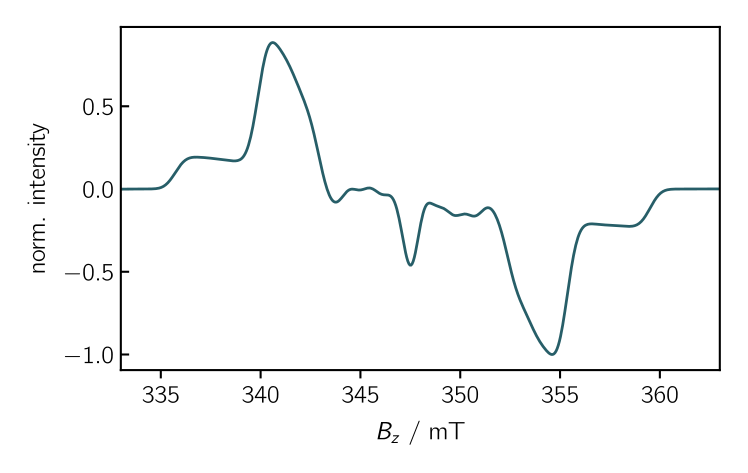

Python code for this plot:
import teacups.classes as cl
import teacups.simulations as sim
import numpy as np
import matplotlib.pyplot as plt

plt.style.use("stylesheet.mplstyle")

Sys = cl.Sys()
Exp = cl.Exp()
SimOpt = cl.SimOpt()

# choose a triplet doublet pair spin system
Sys.spin_system = "tdp"

# set up g-tensors of the radical and the triplet
Sys.g = [2.0059, 2.0059, 2.0059]
Sys.g_tri = [2.003, 2.003, 2.003]

# define triplet ZFS
Sys.D_tri = -500
Sys.E_tri = 50

# define couplings of the radical and the triplet
Sys.J_ex = -400000

Sys.precursor = "triplet-zf"
Sys.population = [0.2, 0.205, 0.2, 0.1, 0.1]

# define decay time and line width
Sys.decay = 1e-6
Sys.width_gauss = 1

# experimental setup
Exp.B_z = np.linspace(333, 363, 550)
Exp.t_scale = [0, 2e-6]
Exp.t_points = 2
Exp.freq_mw = 9.75e9

# simulation options
SimOpt.grid = "sophe"
SimOpt.sym = "D2h"
SimOpt.grid_points = 25
SimOpt.CUPY = False


# do the simulation
cal = sim.teacups(Sys, Exp, SimOpt, development=True)

spec_sim = cal.spec_sim
spec_sim = spec_sim.real[1]/max(abs(spec_sim.real[1]))

plt.figure()
plt.plot(Exp.B_z, spec_sim)
plt.xlabel("$B_z$ / mT")
plt.ylabel("norm. intensity")

# plt.savefig("tdp_2D_hilbert.pdf")
